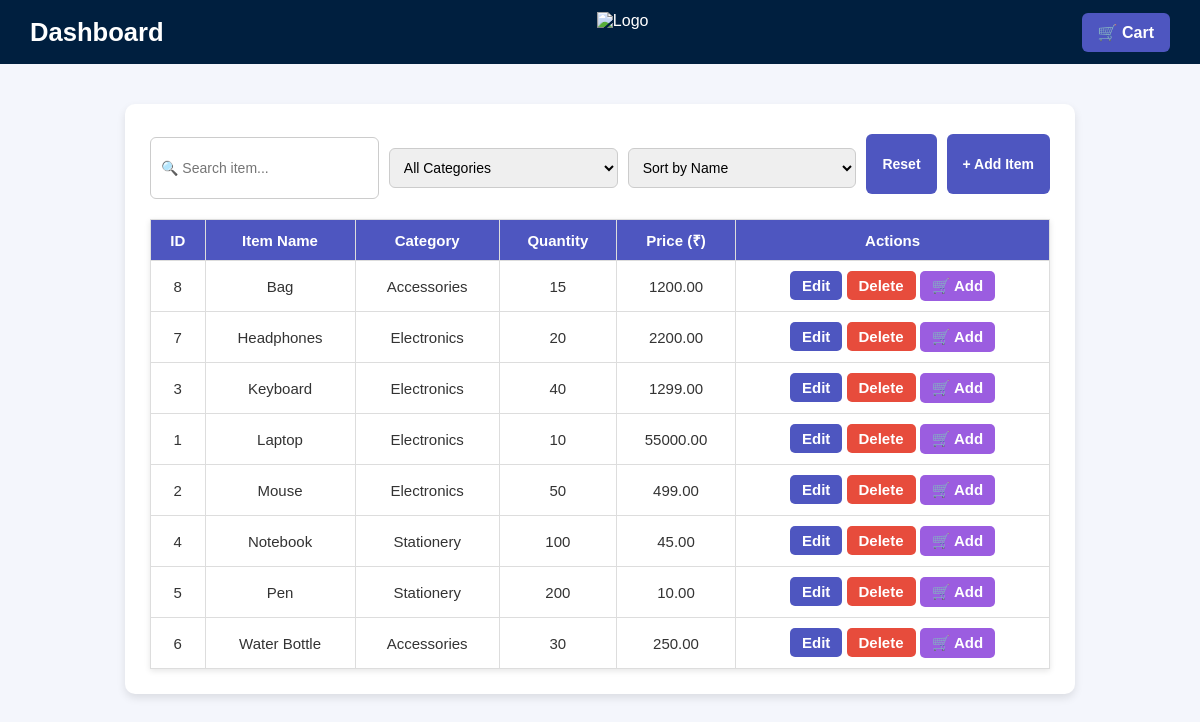
The app's page /dashboard (signed in) with its own data.
### tables this page shows
CREATE TABLE items (
            id INTEGER PRIMARY KEY AUTOINCREMENT,
            name TEXT NOT NULL,
            quantity INTEGER NOT NULL,
            category TEXT NOT NULL,
            price REAL DEFAULT 0
        );

### app.py (the view)
@app.route('/dashboard')
def dashboard():
    if 'user_id' not in session:
        flash('Please login first!')
        return redirect(url_for('login'))
    category_filter = request.args.get('category', 'All')
    search_query = request.args.get('search', '').strip()
    sort_by = request.args.get('sort_by', 'name')
    conn = get_db_connection()
    categories = conn.execute("SELECT DISTINCT category FROM items").fetchall()
    query = "SELECT * FROM items WHERE 1=1"
    params = []
    if category_filter != 'All':
        query += " AND category = ?"
        params.append(category_filter)
    if search_query:
        query += " AND name LIKE ?"
        params.append(f"%{search_query}%")
    valid_sort_fields = ['name', 'price', 'quantity', 'category']
    if sort_by not in valid_sort_fields:
        sort_by = 'name'
    query += f" ORDER BY {sort_by}"
    items = conn.execute(query, params).fetchall()
    conn.close()
    return render_template(
        'dashboard.html',
        items=items,
        categories=categories,
        selected_category=category_filter,
        search_query=search_query,
        sort_by=sort_by
    )

### app.py (called while the page is built)
def get_db_connection():
    conn = sqlite3.connect(DATABASE, timeout=10, check_same_thread=False)
    conn.row_factory = sqlite3.Row
    return conn

### templates/dashboard.html (shortened to what this page needs)
<!DOCTYPE html>
<html lang="en">
<head>
  <link rel="stylesheet" href="{{ url_for('static', filename='style.css') }}">
</head>
<body class="dashboard-page">
  <header>
    <h1>Dashboard</h1>
    <img src="{{ url_for('static', filename='logo.png') }}" alt="Logo">
    <a href="{{ url_for('cart') }}" class="ims-btn small">🛒 Cart</a>
  </header>
  <div class="container">
    <form method="get" action="{{ url_for('dashboard') }}" class="filters" id="filterForm">
  <input
    type="text"
    name="search"
    placeholder="🔍 Search item..."
    value="{{ search_query }}"
    oninput="document.getElementById('filterForm').submit()"
  >
  <select name="category" onchange="document.getElementById('filterForm').submit()">
    <option value="All" {% if selected_category == 'All' %}selected{% endif %}>All Categories</option>
  </select>
  <select name="sort_by" onchange="document.getElementById('filterForm').submit()">
    <option value="name" {% if sort_by == 'name' %}selected{% endif %}>Sort by Name</option>
  </select>
  <a href="{{ url_for('dashboard') }}" class="ims-btn small reset-btn">Reset</a>
  <a href="{{ url_for('add_item') }}" class="ims-btn small">+ Add Item</a>
</form>
    <table class="item-table">
      <thead>
        <tr>
          <th>ID</th>
          <th>Item Name</th>
          <th>Category</th>
          <th>Quantity</th>
          <th>Price (₹)</th>
          <th>Actions</th>
        </tr>
      </thead>
      <tbody>
        {% for item in items %}
        <tr>
          <td>{{ item.id }}</td>
          <td>{{ item.name }}</td>
          <td>{{ item.category }}</td>
          <td>{{ item.quantity }}</td>
          <td>{{ "%.2f"|format(item.price) }}</td>
          <td>
            <a href="{{ url_for('update_item', item_id=item.id) }}" class="table-btn edit">Edit</a>
            <a href="{{ url_for('delete_item', item_id=item.id) }}" class="table-btn delete" onclick="return confirm('Are you sure?')">Delete</a>
            <a href="{{ url_for('add_to_cart', item_id=item.id) }}" class="table-btn cart">🛒 Add</a>
          </td>
        </tr>
        {% else %}
        <tr><td colspan="6" style="text-align:center;">No items found.</td></tr>
        {% endfor %}
      </tbody>
    </table>
  </div>
</body>
</html>

### static/style.css (style rules this page uses)
body { font-family: 'Poppins', sans-serif; margin: 0; background-color: #f4f6fc; color: #333; }
a { text-decoration: none; color: #001f3f; }
header { display: flex; justify-content: space-between; align-items: center; background-color: #001f3f; color: white; padding: 12px 30px; }
header img { height: 40px; }
header h1 { margin: 0; font-size: 1.6em; }
.container, .form-container { width: 90%; max-width: 900px; margin: 40px auto; background: white; border-radius: 10px; padding: 25px; box-shadow: 0 4px 8px rgba(0,0,0,0.1); }
input, select, button { width: 100%; padding: 10px; margin-top: 8px; border: 1px solid #ccc; border-radius: 6px; font-size: 14px; }
.dashboard-page { background-color: #f4f6fc; font-family: 'Poppins', sans-serif; }
.filters { display: flex; align-items: center; justify-content: flex-start; gap: 10px; margin-bottom: 20px; flex-wrap: wrap; }
.filters input, .filters select, .filters a { height: 40px; padding: 0 12px; border-radius: 6px; border: 1px solid #ccc; font-size: 14px; }
.ims-btn.small { background-color: #4e56c0; color: white; text-decoration: none; border: none; font-weight: bold; cursor: pointer; display: flex; align-items: center; justify-content: center; }
.reset-btn { background-color: #d9534f; }
.item-table { width: 100%; border-collapse: collapse; margin-top: 20px; font-size: 15px; text-align: center; background-color: #ffffff; box-shadow: 0 2px 6px rgba(0, 0, 0, 0.1); }
.item-table th, .item-table td { border: 1px solid #ddd; padding: 10px 12px; }
.item-table th { background-color: #4e56c0; color: white; font-weight: 600; }
.table-btn { padding: 6px 12px; border-radius: 5px; text-decoration: none; color: white; font-weight: bold; display: inline-block; }
.table-btn.edit { background-color: #4e56c0; }
.table-btn.delete { background-color: #e74c3c; }
.filters { display: flex; align-items: center; justify-content: space-between; gap: 10px; flex-wrap: wrap; margin-bottom: 20px; }
.filters input[type="text"], .filters select { padding: 10px; border: 1px solid #ccc; border-radius: 6px; font-size: 14px; flex: 1; min-width: 180px; }
#resetBtn, .ims-btn.small { background-color: #4e56c0; color: white; border: none; padding: 10px 16px; border-radius: 6px; cursor: pointer; font-weight: 600; text-decoration: none; transition: background-color 0.2s ease; }
.table-btn.cart { background-color: #9b5de0; }

### records on screen
items: id "8", name "Bag", category "Accessories", quantity "15", price "1200.00"
items: id "7", name "Headphones", category "Electronics", quantity "20", price "2200.00"
items: id "3", name "Keyboard", category "Electronics", quantity "40", price "1299.00"
items: id "1", name "Laptop", category "Electronics", quantity "10", price "55000.00"
items: id "2", name "Mouse", category "Electronics", quantity "50", price "499.00"
items: id "4", name "Notebook", category "Stationery", quantity "100", price "45.00"
items: id "5", name "Pen", category "Stationery", quantity "200", price "10.00"
items: id "6", name "Water Bottle", category "Accessories", quantity "30", price "250.00"
